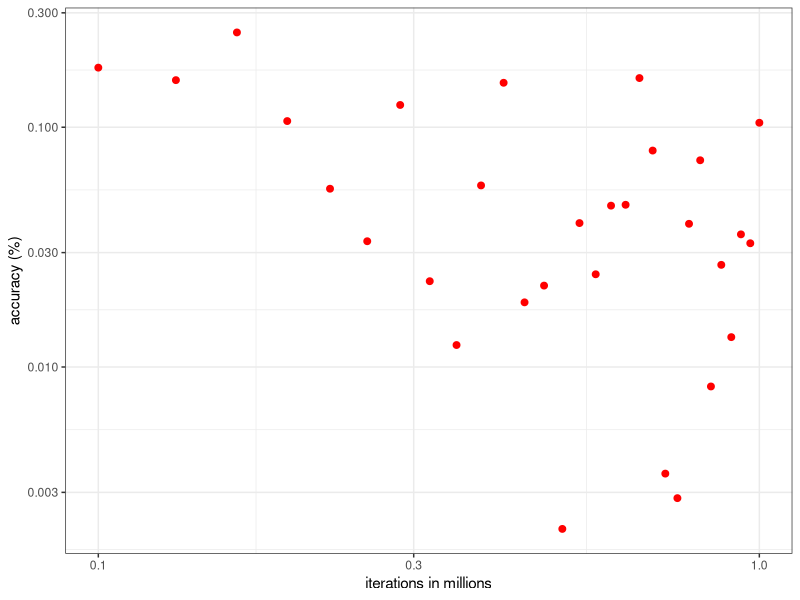
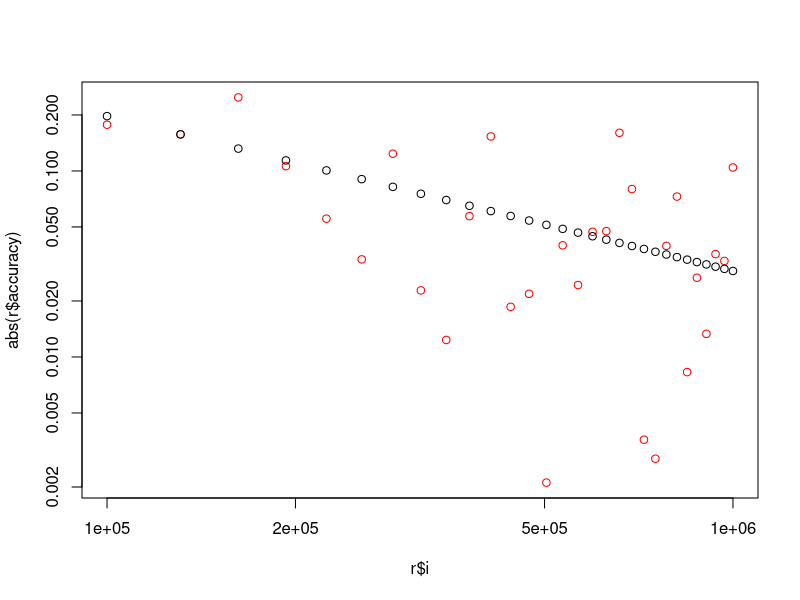
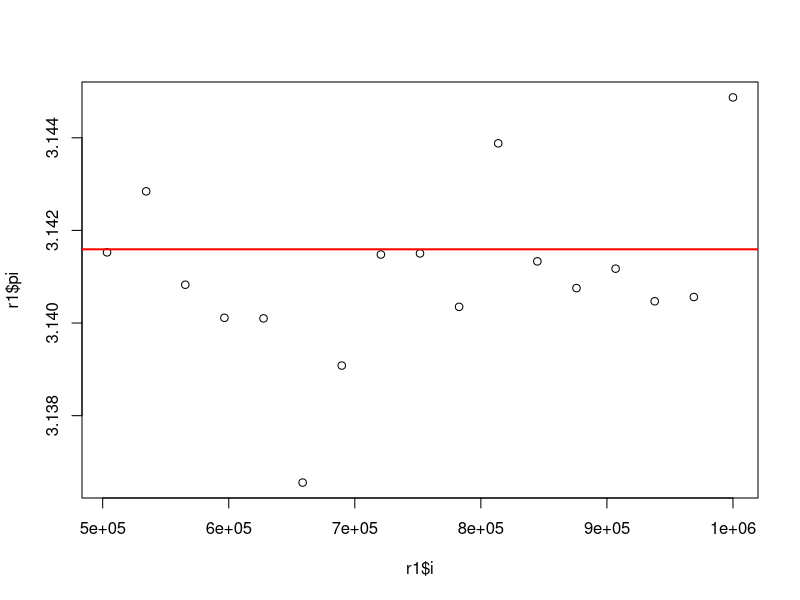
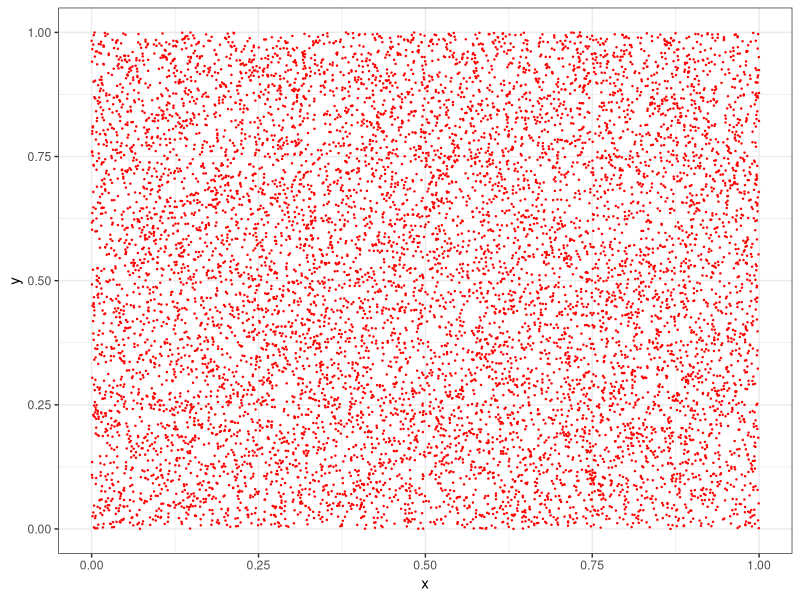
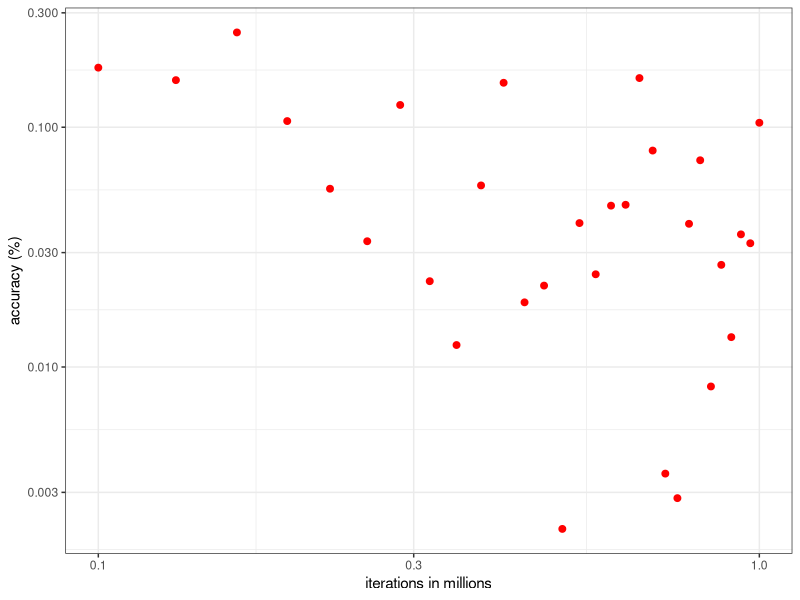
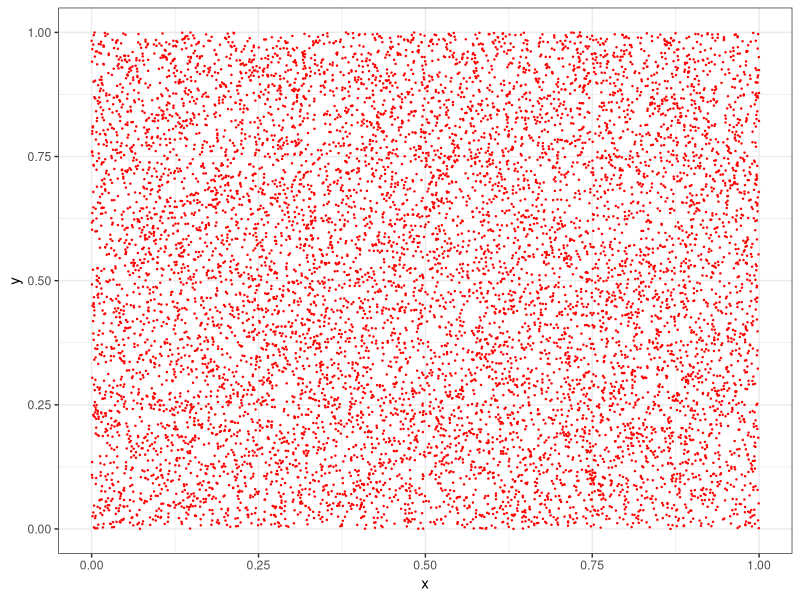

Reproduce these figures in R, in order.
######################################
# Monte Carlo method for computing Pi
# Adaption from earlier routine in C
#
# (c) 2019 Thomas Gredig
#
######################################

# number of iterations
NUM = 2e6
path.FIGS = 'images'

# computes pi with num.iterations
computePi <- function(num.iterations) {
  q.x = runif(num.iterations)
  q.y = runif(num.iterations)
  l = q.x*q.x+q.y*q.y
  n = length(which(l<=1))
  n/num.iterations*4
}

# determine time
system.time({
  result.pi = computePi(NUM)
})

r=data.frame()
for(i in seq(from = 1E5, to=1E6, length.out=30)) {
  result.pi = computePi(i)
  accuracy = (result.pi / pi - 1) * 100
  r = rbind(r, data.frame(i, pi = result.pi, accuracy))
}

library(ggplot2)
ggplot(r, aes(i/1e6, abs(accuracy))) + 
  geom_point(col='red', size=2) +
  scale_y_log10() + 
  scale_x_log10() + 
  theme_bw() + 
  xlab('iterations in millions') + 
  ylab('accuracy (%)')
ggsave(file.path(path.FIGS,'pi-accuracy.png'), width=4,height=3, dpi=300)

# add a fit using an exponential model
r$accuracyABS = abs(r$accuracy)
nls(data = r,
    accuracyABS ~ A*i^(w),
    start = list(A=1e2,w=-0.59)) -> fit
summary(fit)
q1 = predict(fit, list(i=r$i))

plot(r$i, abs(r$accuracy), col='red', log='xy')
points(r$i, q1)

r1 = subset(r, i>0.5e6)
plot(r1$i, r1$pi)
abline(h=pi, col='red', lwd=2)


# check random numbers
dr = data.frame(
  x = runif(10000),
  y = runif(10000))
ggplot(dr, aes(x,y)) + geom_point(col='red', size=0.2) + theme_bw()
ggsave(file.path(path.FIGS,'random-num-gen.png'), width=4, height=4, dpi=300)
